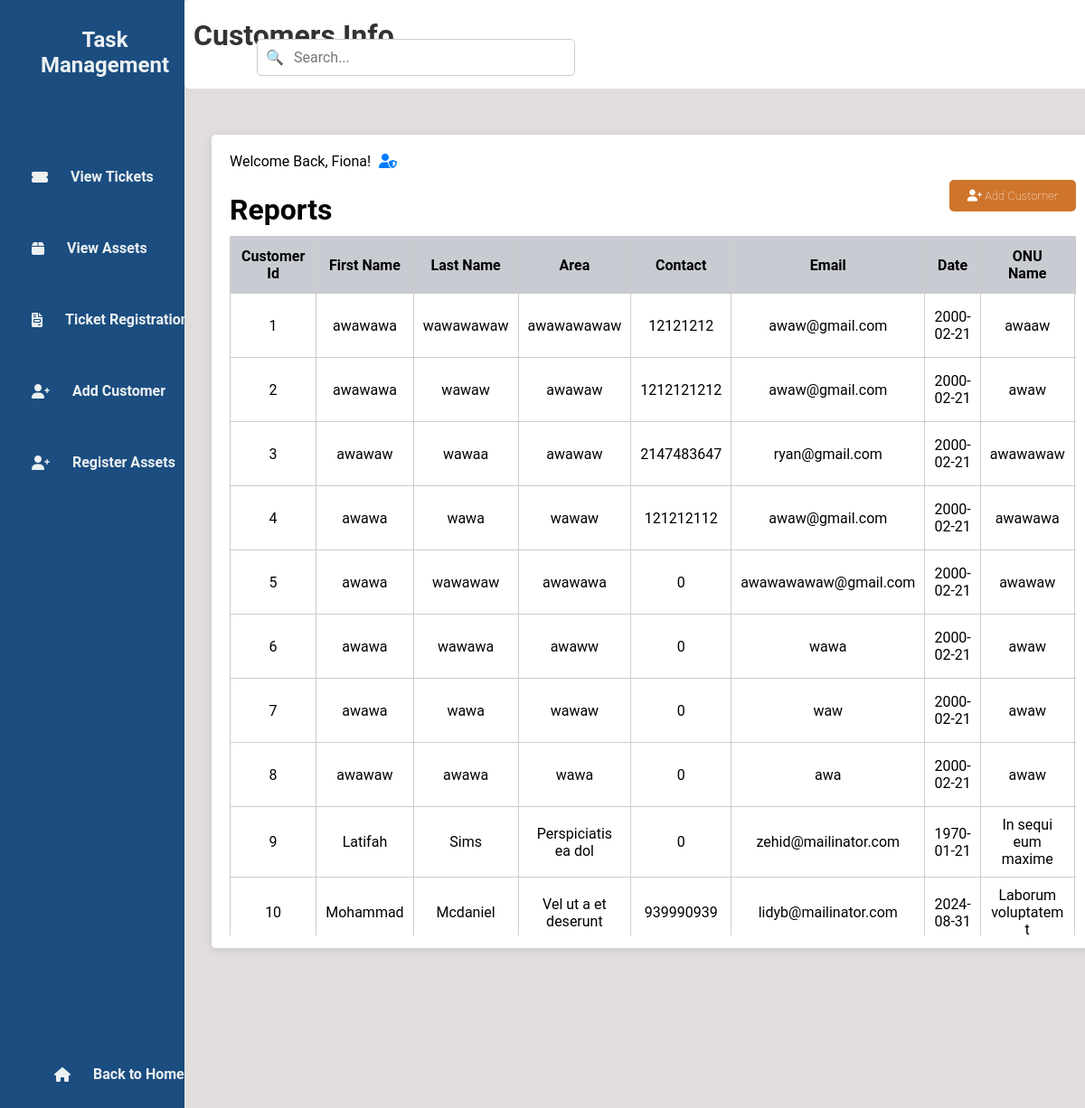
/customersT.php (signed in), run on the app's committed database.
### tables this page shows
CREATE TABLE `tbl_customer` (
  `c_id` int(50) NOT NULL,
  `c_fname` varchar(200) NOT NULL,
  `c_lname` varchar(200) NOT NULL,
  `c_area` varchar(200) NOT NULL,
  `c_contact` int(50) NOT NULL,
  `c_email` varchar(200) NOT NULL,
  `c_date` date NOT NULL,
  `c_onu` varchar(200) NOT NULL,
  `c_caller` int(50) NOT NULL,
  `c_address` varchar(200) NOT NULL,
  `c_rem` varchar(200) NOT NULL
);

### customersT.php (the view, shortened to what this page needs)
<?php
include "db.php";
$firstName = '';
$userType = '';
if ($conn) {
    $sqlUser  = "SELECT u_fname, u_type FROM tbl_user WHERE u_username = ?";
    $stmt = $conn->prepare($sqlUser );
    $stmt->bind_param("s", $_SESSION['username']);
    $stmt->execute();
    $resultUser  = $stmt->get_result();
    if ($resultUser ->num_rows > 0) {
        $row = $resultUser ->fetch_assoc();
        $firstName = $row['u_fname'];
        $userType = $row['u_type'];
    }
    $sql = "SELECT c_id, c_fname, c_lname, c_area, c_contact, c_email, c_date, c_onu, c_caller, c_address, c_rem FROM tbl_customer";
    $result = $conn->query($sql);
} else {
    echo "Database connection failed.";
    exit();
}
?>
<!DOCTYPE html>
<html lang="en">
<head>
    <link rel="stylesheet" href="customersT.css">
    <link rel="stylesheet" href="https://cdnjs.cloudflare.com/ajax/libs/font-awesome/6.0.0-beta3/css/all.min.css">
</head>
<body>
<div class="wrapper">
    <div class="sidebar">
        <h2>Task Management</h2>
        <ul>
            <li><a href="staffD.php"><i class="fas fa-ticket-alt"></i> View Tickets</a></li>
            <li><a href="view_service_record.php"><i class="fas fa-box"></i> View Assets</a></li>
            <li><a href="createTickets.php"><i class="fas fa-file-invoice"></i> Ticket Registration</a></li>
            <li><a href="addC.php"><i class="fas fa-user-plus"></i> Add Customer</a></li>
            <li><a href="addC.php"><i class="fas fa-user-plus"></i> Register Assets</a></li>
        </ul>
        <footer>
            <a href="index.php" class="back-home"><i class="fas fa-home"></i> Back to Home</a>
        </footer>
    </div>
    <div class="container">
        <div class="upper">
            <h1>Customers Info</h1>
        </div>
        <div class="search-container">
            <input type="text" class="search-bar" placeholder="Search...">
            <span class="search-icon">🔍</span>
        </div>
        <div class="table-box">
        <?php if ($userType === 'staff'): ?>
                <div class="username">
                    Welcome Back, <?php echo htmlspecialchars($firstName); ?>!
                    <i class="fas fa-user-shield admin-icon"></i>
                </div>
            <?php endif; ?>
            <h2>Reports</h2>
            <a href="addC.php" class="add-btn"><i class="fas fa-user-plus"></i> Add Customer</a>
            <table>
                <thead>
                    <tr>
                        <th>Customer Id</th>
                        <th>First Name</th>
                        <th>Last Name</th>
                        <th>Area</th>
                        <th>Contact</th>
                        <th>Email</th>
                        <th>Date</th>
                        <th>ONU Name</th>
                    </tr>
                </thead>
                <tbody>
                    <?php
                    if ($result->num_rows > 0) {
                        while ($row = $result->fetch_assoc()) {
                            echo "<tr>
                                    <td>{$row['c_id']}</td>
                                    <td>{$row['c_fname']}</td>
                                    <td>{$row['c_lname']}</td>
                                    <td>{$row['c_area']}</td>
                                    <td>{$row['c_contact']}</td>
                                    <td>{$row['c_email']}</td>
                                    <td>{$row['c_date']}</td>
                                    <td>{$row['c_onu']}</td>
                                    <td>{$row['c_caller']}</td>
                                    <td>{$row['c_address']}</td>
                                    <td>{$row['c_rem']}</td>
                                    <td>
                                        <a href='editCC.php?id={$row['c_id']}'><i class='fas fa-edit'></i></a>
                                        <a href='deleteC.php?id={$row['c_id']}'><i class='fas fa-trash'></i></a>
                                    </td>
                                  </tr>";
                        }
                    } else {
                        echo "<tr><td colspan='11'>No customers found.</td></tr>";
                    }
                    ?>
                </tbody>
            </table>
        </div>
    </div>
</div>
</body>
</html>

### customersT.css (style rules this page uses)
* { margin: 0; padding: 0; font-family: 'Roboto', sans-serif; }
body { min-height: 100vh; display: flex; align-items: center; background-color: #2d3250; }
.container { width: 85%; margin-left: 17%; padding: 20px; background-color: #e2dddd; box-shadow: 0 2px 10px rgba(0, 0, 0, 0.1); height: 100vh; position: fixed; }
.table-box { margin-top: -50px; width: 78%; padding: 20px; margin-right: 10px; margin-left: 10px; border-radius: 5px; background-color: #ffffff; box-shadow: 0 2px 10px rgba(0, 0, 0, 0.1); height: 70vh; position: fixed; align-items: center; }
.table-box h2 { text-align: left; margin-top: 25px; font-size: 2rem; }
.container .upper { border-radius: 5px; margin-top: -20px; margin-left: -20px; width: 100%; height: 8vh; background-color: #ffffff; }
.upper h1 { padding-top: 20px; padding-left: 10px; text-align: left; color: #333; }
.wrapper { display: flex; height: 100vh; }
.sidebar { width: 16%; background-color: #1b4d80; padding: 20px; border-right: 1px solid #ccc; height: 100vh; position: fixed; }
.sidebar h2 { margin-top: 10px; text-align: center; color: #ecf0f1; }
.sidebar ul { list-style-type: none; padding: 0; margin-top: 100px; margin-left: 15px; margin-bottom: 30px; }
.sidebar li { margin: 60px 0; }
.sidebar a { text-decoration: none; color: #ecf0f1; display: flex; align-items: center; text-align: center; }
footer a { margin-bottom: 50px; }
.sidebar a i { margin-right: 25px; }
.back-home { position: absolute; bottom: 20px; left: 60px; color: #ecf0f1; text-decoration: none; display: flex; align-items: center; }
table { width: 100%; margin-right: 10px; border-collapse: collapse; margin-top: 10px; max-height: 90%; overflow-y: auto; display: block; }
th, td { border: 1px solid #ccc; padding: 12px; text-align: center; }
tr { border-bottom: 1px solid #ddd; }
td { padding: 10px; }
tr:nth-child(even) { background-color: #ffffff; }
tr:nth-child(odd) { background-color: #ffffff; }
th:nth-child(1), td:nth-child(1) { width: 10%; }
th:nth-child(2), td:nth-child(2) { width: 10%; }
th:nth-child(3), td:nth-child(3) { width: 10%; }
th:nth-child(4), td:nth-child(4) { width: 10%; }
th:nth-child(5), td:nth-child(5) { width: 10%; }
th:nth-child(6), td:nth-child(6) { width: 10%; }
th:nth-child(7), td:nth-child(7) { width: 10%; }
th:nth-child(8), td:nth-child(8) { width: 10%; }
th { background-color: #c8cbd1; color: rgb(0, 0, 0); }
a { display: inline-block; margin-top: 15px; text-decoration: none; color: #4CAF50; font-weight: bold; }
.add-btn { display: inline-block; background-color: #cf752b; color: white; padding: 10px 20px; border-radius: 5px; text-decoration: none; font-size: 13px; font-weight: lighter; transition: 0.3s; position: absolute; right: 20px; top: 35px; }
.table-box a i { justify-content: center; }
.admin-icon { margin-left: 5px; color: #007bff; }
.search-container { position: relative; width: 300px; margin: 20px auto; top: -95px; }
.search-bar { width: 100%; padding: 10px 10px 10px 40px; border: 1px solid #ccc; border-radius: 5px; font-size: 16px; margin-left: -100%; margin-top: 20px; }
.search-icon { position: absolute; left: 10px; top: 65%; transform: translateY(-50%); color: #aaa; pointer-events: none; z-index: 1; margin-left: -100%; }

### data on the page
tbl_customer: c_id "1", c_fname "awawawa", c_lname "wawawawaw", c_area "awawawawaw", c_contact "12121212", c_email "awaw@gmail.com", c_date "2000-02-21", c_onu "awaaw"
tbl_customer: c_id "2", c_fname "awawawa", c_lname "wawaw", c_area "awawaw", c_contact "1212121212", c_email "awaw@gmail.com", c_date "2000-02-21", c_onu "awaw"
tbl_customer: c_id "3", c_fname "awawaw", c_lname "wawaa", c_area "awawaw", c_contact "2147483647", c_email "ryan@gmail.com", c_date "2000-02-21", c_onu "awawawaw"
tbl_customer: c_id "4", c_fname "awawa", c_lname "wawa", c_area "wawaw", c_contact "121212112", c_email "awaw@gmail.com", c_date "2000-02-21", c_onu "awawawa"
tbl_customer: c_id "5", c_fname "awawa", c_lname "wawawaw", c_area "awawawa", c_contact "0", c_email "awawawawaw@gmail.com", c_date "2000-02-21", c_onu "awawaw"
tbl_customer: c_id "6", c_fname "awawa", c_lname "wawawa", c_area "awaww", c_contact "0", c_email "wawa", c_date "2000-02-21", c_onu "awaw"
tbl_customer: c_id "7", c_fname "awawa", c_lname "wawa", c_area "wawaw", c_contact "0", c_email "waw", c_date "2000-02-21", c_onu "awaw"
tbl_customer: c_id "8", c_fname "awawaw", c_lname "awawa", c_area "wawa", c_contact "0", c_email "awa", c_date "2000-02-21", c_onu "awaw"
tbl_customer: c_id "9", c_fname "Latifah", c_lname "Sims", c_area "Perspiciatis ea dol", c_contact "0", c_email "zehid@mailinator.com", c_date "1970-01-21", c_onu "In sequi eum maxime"
tbl_customer: c_id "10", c_fname "Mohammad", c_lname "Mcdaniel", c_area "Vel ut a et deserunt", c_contact "939990939", c_email "lidyb@mailinator.com", c_date "2024-08-31", c_onu "Laborum voluptatem t"

### other printed values
$firstName "Fiona"
